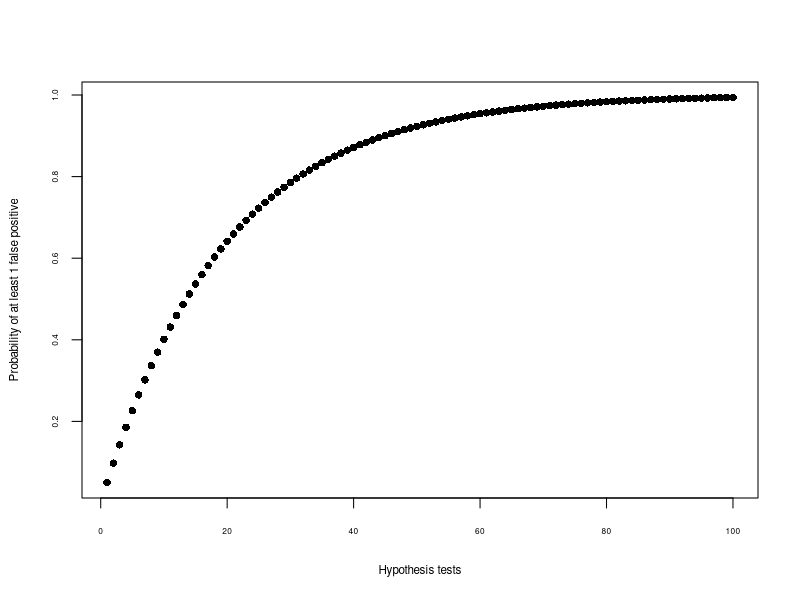

This figure's R source:
## ---- chunk 1
def.chunk.hook  <- knitr::knit_hooks$get("chunk")
knitr::knit_hooks$set(chunk = function(x, options) {
  x <- def.chunk.hook(x, options)
  ifelse(options$size != "normalsize", paste0("\n \\", options$size,"\n\n", x, "\n\n \\normalsize"), x)
})


knitr::knit_hooks$set(
  nospace = function(before, options, envir) {
    if (before) {
      knitr::asis_output("\\vspace*{-1.5ex}")
    }
  }
)

knitr::opts_chunk$set(echo = FALSE, comment=NA)

library(survival)
library(knitr)
library(kableExtra)
library(dplyr)

pbc <- survival::pbc
pbcseq <- survival::pbcseq
## ---- chunk 2
set.seed(2021)
x1 <- sample(0:1, 100, replace = TRUE)
x2 <- sample(0:1, 100, replace = TRUE)

tab <- table(x1, x2)

tab <- matrix(c("a", "b", "a + b", "c", "d", "c + d", "a + c", "b + d", "n"), 3, 3, byrow = TRUE)

colnames(tab) <- c("Drug (asthma)", "Drug (no asthma)", "Total")
rownames(tab) <- c("Placebo (asthma)", "Placebo (no asthma)", "Total")

library(knitr)
kable(tab)
## ---- chunk 3
m <- c(1:100)
alpha <- 0.05
y <- 1 - (1 - alpha)^m 
plot(m, y, xlab = "Hypothesis tests", ylab = "Probability of at least 1 false positive", pch = 16,
     cex.axis = 0.5, cex.lab = 0.7)
